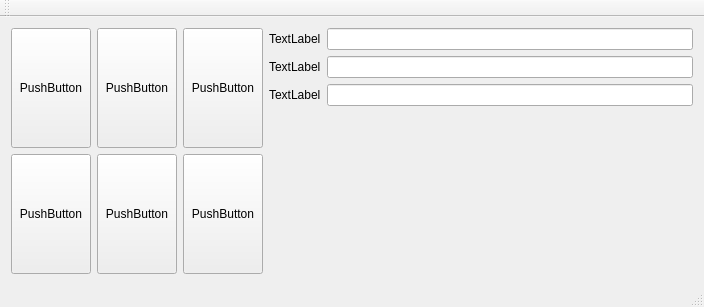
<?xml version="1.0" encoding="UTF-8"?>
<ui version="4.0">
 <class>MainWindow</class>
 <widget class="QMainWindow" name="MainWindow">
  <property name="geometry">
   <rect>
    <x>0</x>
    <y>0</y>
    <width>704</width>
    <height>307</height>
   </rect>
  </property>
  <property name="windowTitle">
   <string>MainWindow</string>
  </property>
  <widget class="QWidget" name="centralWidget">
   <layout class="QGridLayout" name="gridLayout">
    <item row="0" column="3" rowspan="2">
     <layout class="QFormLayout" name="formLayout">
      <item row="2" column="1">
       <widget class="QLineEdit" name="lineEdit_2"/>
      </item>
      <item row="2" column="0">
       <widget class="QLabel" name="label_2">
        <property name="text">
         <string>TextLabel</string>
        </property>
       </widget>
      </item>
      <item row="3" column="0">
       <widget class="QLabel" name="label">
        <property name="text">
         <string>TextLabel</string>
        </property>
       </widget>
      </item>
      <item row="3" column="1">
       <widget class="QLineEdit" name="lineEdit"/>
      </item>
      <item row="4" column="0">
       <widget class="QLabel" name="label_3">
        <property name="text">
         <string>TextLabel</string>
        </property>
       </widget>
      </item>
      <item row="4" column="1">
       <widget class="QLineEdit" name="lineEdit_3"/>
      </item>
     </layout>
    </item>
    <item row="1" column="1">
     <widget class="QPushButton" name="pushButton">
      <property name="sizePolicy">
       <sizepolicy hsizetype="Minimum" vsizetype="Preferred">
        <horstretch>0</horstretch>
        <verstretch>0</verstretch>
       </sizepolicy>
      </property>
      <property name="text">
       <string>PushButton</string>
      </property>
     </widget>
    </item>
    <item row="0" column="0">
     <widget class="QPushButton" name="pushButton_3">
      <property name="sizePolicy">
       <sizepolicy hsizetype="Minimum" vsizetype="Preferred">
        <horstretch>0</horstretch>
        <verstretch>0</verstretch>
       </sizepolicy>
      </property>
      <property name="text">
       <string>PushButton</string>
      </property>
     </widget>
    </item>
    <item row="1" column="0">
     <widget class="QPushButton" name="pushButton_2">
      <property name="sizePolicy">
       <sizepolicy hsizetype="Minimum" vsizetype="Preferred">
        <horstretch>0</horstretch>
        <verstretch>0</verstretch>
       </sizepolicy>
      </property>
      <property name="text">
       <string>PushButton</string>
      </property>
     </widget>
    </item>
    <item row="0" column="1">
     <widget class="QPushButton" name="pushButton_4">
      <property name="sizePolicy">
       <sizepolicy hsizetype="Minimum" vsizetype="Preferred">
        <horstretch>0</horstretch>
        <verstretch>0</verstretch>
       </sizepolicy>
      </property>
      <property name="text">
       <string>PushButton</string>
      </property>
     </widget>
    </item>
    <item row="1" column="2">
     <widget class="QPushButton" name="pushButton_5">
      <property name="sizePolicy">
       <sizepolicy hsizetype="Minimum" vsizetype="Preferred">
        <horstretch>0</horstretch>
        <verstretch>0</verstretch>
       </sizepolicy>
      </property>
      <property name="text">
       <string>PushButton</string>
      </property>
     </widget>
    </item>
    <item row="0" column="2">
     <widget class="QPushButton" name="pushButton_6">
      <property name="sizePolicy">
       <sizepolicy hsizetype="Minimum" vsizetype="Preferred">
        <horstretch>0</horstretch>
        <verstretch>0</verstretch>
       </sizepolicy>
      </property>
      <property name="text">
       <string>PushButton</string>
      </property>
     </widget>
    </item>
   </layout>
  </widget>
  <widget class="QMenuBar" name="menuBar">
   <property name="geometry">
    <rect>
     <x>0</x>
     <y>0</y>
     <width>704</width>
     <height>26</height>
    </rect>
   </property>
  </widget>
  <widget class="QToolBar" name="mainToolBar">
   <attribute name="toolBarArea">
    <enum>TopToolBarArea</enum>
   </attribute>
   <attribute name="toolBarBreak">
    <bool>false</bool>
   </attribute>
  </widget>
  <widget class="QStatusBar" name="statusBar"/>
 </widget>
 <layoutdefault spacing="6" margin="11"/>
 <resources/>
 <connections/>
</ui>
